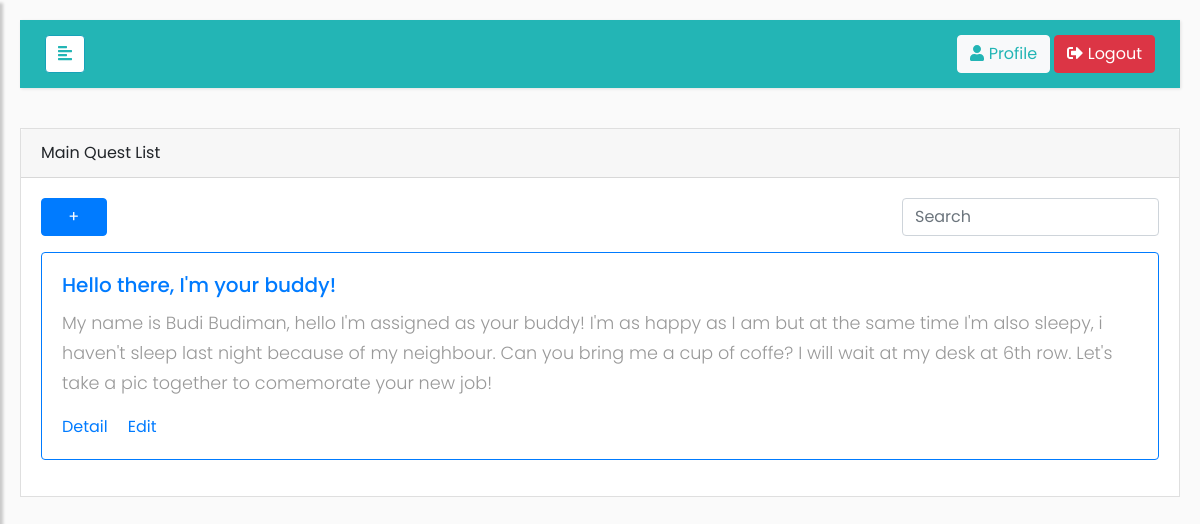
Screenshot of /main_quest.php (signed in) with the database file from the repository.
### tables this page shows
create table quest(
	id int auto_increment primary key,
	title varchar (100),
	subtitle varchar (500),
	is_main boolean,
	type varchar(20),
	stage int,
	issued_by int,
	deadline int,
	reward int,
	issued_to int,
	completed boolean default 0,
	FOREIGN key (issued_to) REFERENCES user(id),
	FOREIGN key (issued_by) REFERENCES user(id)
	 
	 
	 
	 
);

### main_quest.php (the view, shortened to what this page needs)
<div class="card table-responsive" style="border-radius: 0px !important;">
    <div class="card-header">
        Main Quest List
    </div>
    <div class="card-body">
		<div class="row">
			<div class="col-sm-1">
				<a href="create_quest.php"><button type="button" class="btn btn-primary btn-block">+</button></a>
			</div>
			<div class="col-sm-8">
			</div>
			<div class="col-sm-3">
				<input class="form-control" type="text" placeholder="Search" aria-label="Search" style="margin-bottom: 1rem">
			</div>
		</div>
		<?php
			require('dbcon.php');
	        $sql = "SELECT * FROM quest where issued_by = ". $_SESSION['id'];
	        $result = $conn->query($sql);
	        if ($result->num_rows>0) {
	          while($row = $result->fetch_assoc()) {
	            echo '<div class="card border-primary mb-12"  style="margin-bottom: 1rem">';
	            echo '<div class="card-body text-primary">';
	            $completed = '';
	            echo '<h5 class="card-title">'.$row['title']." ".$completed.'</h5>';
	            echo '<p class="card-text">'.$row['subtitle'].'</p>	';
	            echo '<a href="#" class="card-link">Detail</a>';
	            if (!($row['is_main']==0 and $row['completed']==1))echo '<a href="#" class="card-link">Edit</a>';
	            echo "</div></div>";
	          }
	        }
		?><!--
	</div>
</div>

### Style/style3.css (style rules this page uses)
body { font-family: 'Poppins', sans-serif; background: #fafafa; }
p { font-family: 'Poppins', sans-serif; font-size: 1.1em; font-weight: 300; line-height: 1.7em; color: #999; }
a, a:hover, a:focus { color: inherit; text-decoration: none; transition: all 0.3s; }
.navbar { padding: 15px 10px; background: #23b5b5; border: none; border-radius: 0; margin-bottom: 40px; box-shadow: 1px 1px 3px rgba(0, 0, 0, 0.1); }
#content { width: 100%; padding: 20px; min-height: 100vh; transition: all 0.3s; position: absolute; top: 0; right: 0; }
.mainbg { margin: 15px; padding: 0px; background-color: rgba(255,255,255,0.5); }

### rows the page displays
quest: title "Hello there, I'm your buddy!", subtitle "My name is Budi Budiman, hello I'm assigned as your buddy! I'm as happy as I am but at the same time I'm also sleepy, i haven't sleep last night because of my neighbour. Can you bring me a cup of coffe? I will wait at my desk at 6th row. Let's take a pic together to comemorate your new job!", is_main "Edit"
